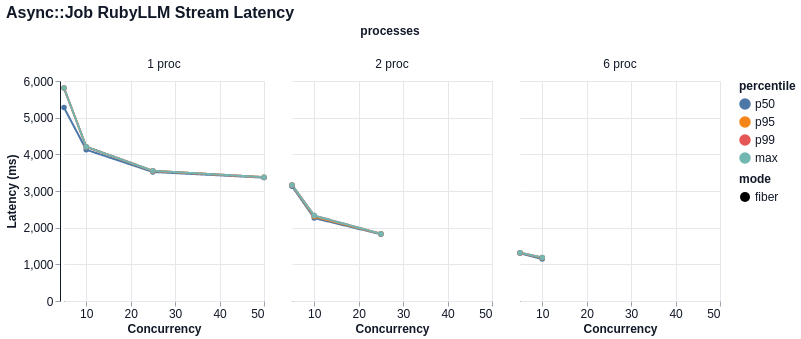

Source (Vega-Lite JSON):
### Vega-Lite specification from a JSON file in a GitHub repository (floating-point values rounded to 4 significant figures)
{"$schema": "https://vega.github.io/schema/vega-lite/v6.json", "title": "Async::Job RubyLLM Stream Latency", "width": 200, "height": 220, "data": {"values": [{"mode": "fiber", "concurrency": 5, "processes": "1 proc", "percentile": "p50", "value": 5274.0}, {"mode": "fiber", "concurrency": 5, "processes": "1 proc", "percentile": "p95", "value": 5807.0}, {"mode": "fiber", "concurrency": 5, "processes": "1 proc", "percentile": "p99", "value": 5808.0}, {"mode": "fiber", "concurrency": 5, "processes": "1 proc", "percentile": "max", "value": 5808.0}, {"mode": "fiber", "concurrency": 10, "processes": "1 proc", "percentile": "p50", "value": 4126.0}, {"mode": "fiber", "concurrency": 10, "processes": "1 proc", "percentile": "p95", "value": 4207.0}, {"mode": "fiber", "concurrency": 10, "processes": "1 proc", "percentile": "p99", "value": 4208.0}, {"mode": "fiber", "concurrency": 10, "processes": "1 proc", "percentile": "max", "value": 4208.0}, {"mode": "fiber", "concurrency": 25, "processes": "1 proc", "percentile": "p50", "value": 3520.0}, {"mode": "fiber", "concurrency": 25, "processes": "1 proc", "percentile": "p95", "value": 3547.0}, {"mode": "fiber", "concurrency": 25, "processes": "1 proc", "percentile": "p99", "value": 3551.0}, {"mode": "fiber", "concurrency": 25, "processes": "1 proc", "percentile": "max", "value": 3551.0}, {"mode": "fiber", "concurrency": 50, "processes": "1 proc", "percentile": "p50", "value": 3365.0}, {"mode": "fiber", "concurrency": 50, "processes": "1 proc", "percentile": "p95", "value": 3376.0}, {"mode": "fiber", "concurrency": 50, "processes": "1 proc", "percentile": "p99", "value": 3378.0}, {"mode": "fiber", "concurrency": 50, "processes": "1 proc", "percentile": "max", "value": 3378.0}, {"mode": "fiber", "concurrency": 5, "processes": "2 proc", "percentile": "p50", "value": 3130.0}, {"mode": "fiber", "concurrency": 5, "processes": "2 proc", "percentile": "p95", "value": 3162.0}, {"mode": "fiber", "concurrency": 5, "processes": "2 proc", "percentile": "p99", "value": 3166.0}, {"mode": "fiber", "concurrency": 5, "processes": "2 proc", "percentile": "max", "value": 3166.0}, {"mode": "fiber", "concurrency": 10, "processes": "2 proc", "percentile": "p50", "value": 2261.0}, {"mode": "fiber", "concurrency": 10, "processes": "2 proc", "percentile": "p95", "value": 2303.0}, {"mode": "fiber", "concurrency": 10, "processes": "2 proc", "percentile": "p99", "value": 2330.0}, {"mode": "fiber", "concurrency": 10, "processes": "2 proc", "percentile": "max", "value": 2330.0}, {"mode": "fiber", "concurrency": 25, "processes": "2 proc", "percentile": "p50", "value": 1822.0}, {"mode": "fiber", "concurrency": 25, "processes": "2 proc", "percentile": "p95", "value": 1832.0}, {"mode": "fiber", "concurrency": 25, "processes": "2 proc", "percentile": "p99", "value": 1833.0}, {"mode": "fiber", "concurrency": 25, "processes": "2 proc", "percentile": "max", "value": 1833.0}, {"mode": "fiber", "concurrency": 5, "processes": "6 proc", "percentile": "p50", "value": 1300.0}, {"mode": "fiber", "concurrency": 5, "processes": "6 proc", "percentile": "p95", "value": 1315.0}, {"mode": "fiber", "concurrency": 5, "processes": "6 proc", "percentile": "p99", "value": 1316.0}, {"mode": "fiber", "concurrency": 5, "processes": "6 proc", "percentile": "max", "value": 1316.0}, {"mode": "fiber", "concurrency": 10, "processes": "6 proc", "percentile": "p50", "value": 1148.0}, {"mode": "fiber", "concurrency": 10, "processes": "6 proc", "percentile": "p95", "value": 1181.0}, {"mode": "fiber", "concurrency": 10, "processes": "6 proc", "percentile": "p99", "value": 1186.0}, {"mode": "fiber", "concurrency": 10, "processes": "6 proc", "percentile": "max", "value": 1186.0}]}, "mark": {"type": "line", "point": true, "tooltip": true}, "encoding": {"x": {"field": "concurrency", "type": "quantitative", "title": "Concurrency"}, "y": {"field": "value", "type": "quantitative", "title": "Latency (ms)"}, "color": {"field": "percentile", "type": "nominal", "sort": ["p50", "p95", "p99", "max"]}, "tooltip": [{"field": "mode", "type": "nominal"}, {"field": "concurrency", "type": "quantitative"}, {"field": "processes", "type": "nominal"}, {"field": "metric", "type": "nominal"}, {"field": "percentile", "type": "nominal"}, {"field": "value", "type": "quantitative"}], "strokeDash": {"field": "mode", "type": "nominal"}, "column": {"field": "processes", "type": "nominal", "sort": null}}, "config": {"background": "white", "axis": {"labelFont": "Helvetica", "titleFont": "Helvetica", "labelFontSize": 12, "titleFontSize": 12, "labelColor": "#111827", "titleColor": "#111827", "domainColor": "#111827", "tickColor": "#9ca3af", "grid": true, "gridColor": "#e5e7eb"}, "header": {"labelFont": "Helvetica", "titleFont": "Helvetica", "labelFontSize": 12, "titleFontSize": 12, "labelColor": "#111827", "titleColor": "#111827"}, "legend": {"labelFont": "Helvetica", "titleFont": "Helvetica", "labelFontSize": 12, "titleFontSize": 12, "labelColor": "#111827", "titleColor": "#111827"}, "title": {"font": "Helvetica", "fontSize": 16, "anchor": "start", "color": "#111827"}, "view": {"stroke": null}}}
